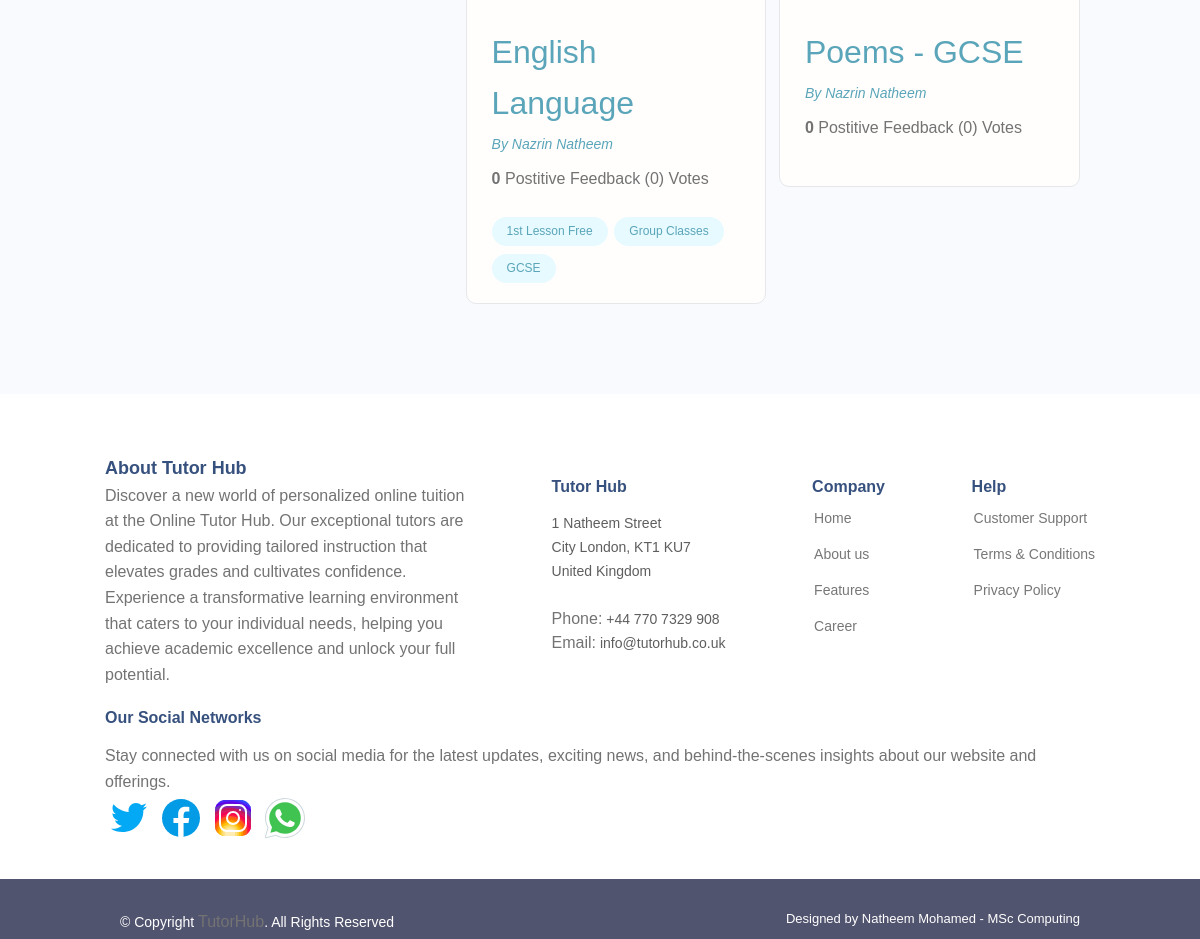
The page /tutor/4141cc1d-3418-45d3-a2b3-c0b39237381e/ (lower part) on the database as committed earlier.
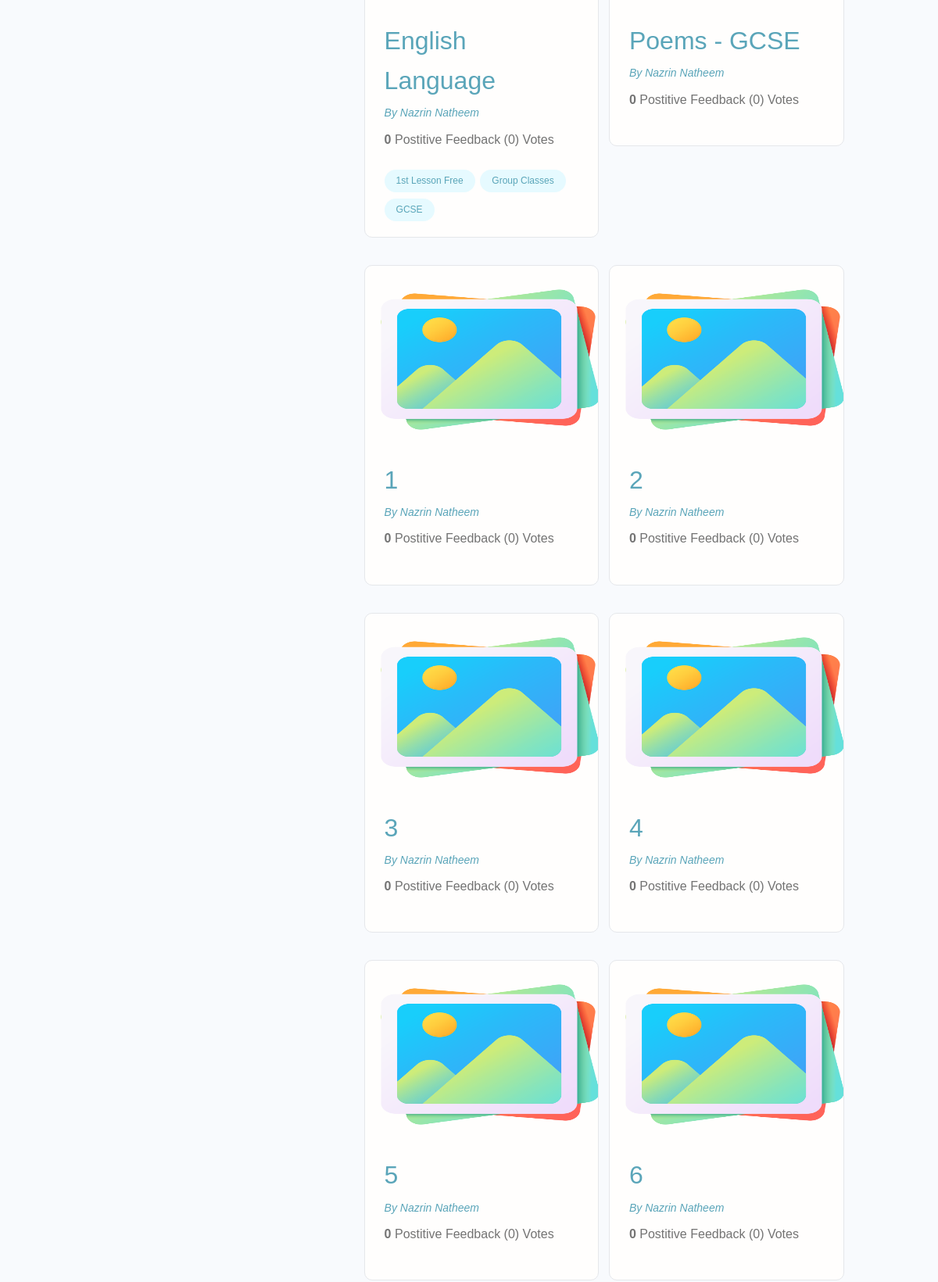
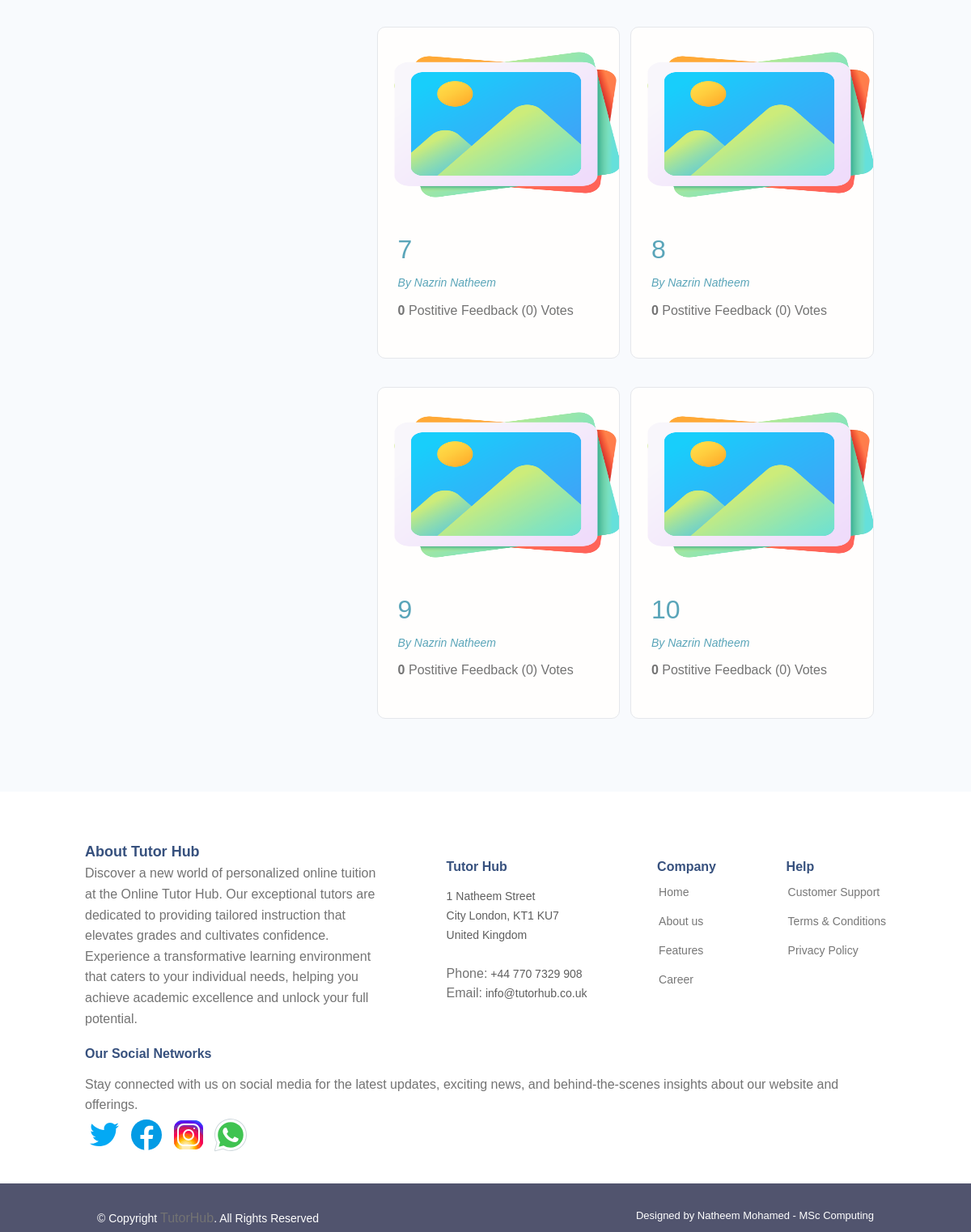
The same page on the database as committed later (2 pictures, top to bottom).
### subjects/models.py (models this page shows, shortened)
class Subject(models.Model):
    owner = models.ForeignKey(TutorProfile, null=True, blank=True, on_delete=models.SET_NULL)
    id = models.UUIDField(default=uuid.uuid4, unique=True, primary_key=True, editable=False)
    title = models.CharField(max_length=200)
    description = models.TextField(null=True, blank=True)
    subject_image = models.ImageField(null=True, blank=True, upload_to='subject-image/' ,default="default-image/default-img.png")
    tags = models.ManyToManyField('Tag', blank=True)
    vote_total = models.IntegerField(default=0, null=True, blank=True)
    vote_ratio = models.IntegerField(default=0, null=True, blank=True)
    created = models.DateTimeField(auto_now_add=True)
    class Meta:
        ordering = ['created']

class Tag(models.Model):
    name = models.CharField(max_length=200)
    created = models.DateTimeField(auto_now_add=True)
    id = models.UUIDField(default=uuid.uuid4, unique=True, primary_key=True, editable=False)
    def __str__(self):
        return self.name

### userprofile/models.py (models this page shows, shortened)
class TutorProfile(models.Model):
    user = models.OneToOneField(settings.AUTH_USER_MODEL, on_delete=models.CASCADE,
                                     null=True, blank=True)
    email = models.EmailField(max_length=500, blank=False, null=True)
    username = models.CharField(max_length=100, blank=False, null=True)
    name = models.CharField(max_length=200, blank=False, null=True)
    first_name = models.CharField(max_length=300, blank=False, null=True)
    last_name = models.CharField(max_length=300, blank=True, null=True)
    location = models.CharField(max_length=500, blank=True, null=True)
    short_intro = models.CharField(max_length=200, blank=True, null=True)
    bio = models.TextField(blank=True, null=True)
    teaching_level = models.ManyToManyField('TeachingLevel', blank=False)
    hourly_rate = models.CharField(max_length=20, blank=True, null=True)
    teaching_subjects = models.ManyToManyField('MainSubjSkill',blank=True)
    profile_image = models.ImageField(null=True, blank=True, upload_to='tutor-profile-img/',
                                      default="defaultprofileimg/default.png")
    created = models.DateTimeField(auto_now_add=True)
    id = models.UUIDField(default=uuid.uuid4,
                          unique=True, primary_key=True, editable=False)

### userprofile/views.py (the view)
# urls.py: path('tutor/<str:pk>/', views.tutorProfile, name="tutor-profile"),
def tutorProfile(request,pk):
    tutorObj = TutorProfile.objects.get(id=pk)
    mainSubjects = tutorObj.mainsubjskill_set.exclude(subject_description__exact="")
    otherSubjects = tutorObj.mainsubjskill_set.filter(subject_description="")
    context = {'tutorObj': tutorObj, 'mainSubjects': mainSubjects,
               'otherSubjects': otherSubjects}
    return render(request, 'userprofile/single-tutor.html', context)

### userprofile/templates/userprofile/single-tutor.html (shortened to what this page needs)
{% extends 'main.html' %}
{% block content %}
<main class="profile my-md">
    <div class="container">
      <div class="layout">
        <div class="column column--1of3">
        </div>
        <div class="column column--2of3">
          <div class="devInfo">
            <div class="grid grid--two">
             {% for subject in tutorObj.subject_set.all %}
              <div class="column">
                <div class="card project">
                  <a href="{% url 'subject' subject.id %}" class="project">
                    <img class="project__thumbnail" src="{{subject.subject_image.url}}" alt="project thumbnail" />
                    <div class="card__body">
                      <h3 class="project__title">{{subject.title}}</h3>
                      <p><a class="project__author" href="profile.html">By {{subject.owner.name}}</a>
                    </p>
                      <p class="project--rating">
                        <span style="font-weight: bold;">{{subject.vote_ratio}}</span> Postitive
                        Feedback ({{subject.vote_total}}) Vote{{subject.vote_total|pluralize:"s"}}
                      </p>
                      <div class="project__tags">
                        {% for tag in subject.tags.all%}
                        <span class="tag tag--pill tag--main">
                          <small>{{tag}}</small>
                        </span>
                        {% endfor %}
                      </div>
                    </div>
                  </a>
                </div>
              </div>
              {% endfor %}
            </div>
          </div>
        </div>
      </div>
    </div>
  </main>
{% endblock content %}

### templates/main.html (shortened to what this page needs)
<!DOCTYPE html>
{% load static  %}
<html>
<head>
     <link rel="stylesheet" href="{% static 'styles/main-styles.css' %}" />
    <link rel='stylesheet' type='text/css' href="{% static 'styles/main.css' %}"/>
</head>
<body>
    {% block content  %}
    {% endblock content %}
    {% include 'footer1.html' %}
</body>
</html>

### templates/navbar.html (shortened to what this page needs)
{% load static %}

### templates/footer1.html (shortened to what this page needs)
{% load static %}
 <footer id="footer">
    <div class="footer-top">
      <div class="container">
        <div class="row">
          <div class="footer-about">
                <h5>About Tutor Hub</h5>
                <p>Discover a new world of personalized online tuition at the Online Tutor Hub. Our exceptional tutors are dedicated to providing tailored instruction that elevates grades and cultivates confidence. Experience a transformative learning environment that caters to your individual needs, helping you achieve academic excellence and unlock your full potential.</p>
          </div>
          <div class="footer-contact">
            <h4>Tutor Hub</h4>
            <p>
              1 Natheem Street <br>
              City London, KT1 KU7<br>
              United Kingdom <br><br>
              <strong>Phone:</strong> +44 770 7329 908<br>
              <strong>Email:</strong> info@tutorhub.co.uk<br>
            </p>
          </div>
          <div class="footer-links">
            <h4>Company</h4>
            <ul>
              <li> <a href="#">Home</a></li>
              <li> <a href="#">About us</a></li>
              <li> <a href="#">Features</a></li>
              <li> <a href="#">Career</a></li>
            </ul>
          </div>
          <div class="footer-links">
            <h4>Help</h4>
            <ul>
              <li> <a href="#">Customer Support</a></li>
              <li> <a href="#">Terms & Conditions</a></li>
              <li> <a href="#">Privacy Policy</a></li>
          </div>
          <div class="footer-links2">
            <h4>Our Social Networks</h4>
            <p>Stay connected with us on social media for the latest updates, exciting news, and behind-the-scenes insights about our website and offerings.</p>
            <div class="social-links">
                <img src="{% static 'images/footer-socials-logo/twitter.svg' %}" alt="Twitter" <a href=""></a>
                <img src="{% static 'images/footer-socials-logo/facebook.svg' %}" alt="Facebook" <a href=""></a>
                <img src="{% static 'images/footer-socials-logo/instagram.svg' %}" alt="Instagram" <a href=""></a>
                <img src="{% static 'images/footer-socials-logo/whatsapp.svg' %}" alt="Whatsapp" <a href=""></a>
            </div>
          </div>
        </div>
      </div>
    </div>
    <div class="container footer-bottom clearfix">
      <div class="copyright">
        &copy; Copyright <strong><span>TutorHub</span></strong>. All Rights Reserved
      </div>
      <div class="credits">
        Designed by <a href="https://bootstrapmade.com/">Natheem Mohamed - MSc Computing </a>
      </div>
    </div>
  </footer>

### static/styles/main-styles.css (style rules this page uses)
* { margin: 0; padding: 0; box-sizing: border-box; text-rendering: optimizeLegibility; color: inherit; font-size: inherit; }
html { font-size: 50%; }
@media only screen and (min-width: 480px) { html { font-size: 56.25%; } }
@media only screen and (min-width: 1200px) { html { font-size: 62.5%; } }
body { line-height: 1.6; font-weight: 400; font-size: 1.5rem; color: var(--color-text); background-color: var(--color-bg); min-height: 100vh; }
.card { border-radius: 1rem; background-color: var(--color-white); border: 1.5px solid var(--color-light); width: auto; height: auto; margin-top: 0.5rem; margin-bottom: 0.5rem; overflow: hidden; }
.card__body, .card__header { padding: 2rem 2.5rem; }
.container { width: 92%; max-width: 165rem; margin: 0 auto; box-sizing: border-box; }
@media screen and (min-width: 1000px) { .container { width: 90%; } }
@media screen and (min-width: 1200px) { .container { width: 80%; } }
.my-md { margin: 3rem auto; }
:root { --color-main: #5aa5b9; --color-main-light: #e6faff; --color-sub: #3f4156; --color-sub-light: #51546e; --color-sub-lighter: #ededfd; --color-text: #737373; --color-gray: #8b8b8b; --color-light: #e5e7eb; --color-light-gray: #767676; --color-bg: #f8fafd; --color-white: #fffefd; --color-white-light: #f3f3f3; --color-success: #359e64; --color-success-bg: #def8e8; --color-error: #fc4b0b; --color-error-bg: #fff2ee; --font-base: 'Poppins', arial, helvetica, 'Segoe UI', roboto, ubuntu, sans-serif; --font-monospace: 'Fira Code', 'Courier New', courier, monospace; --font-regular: 300; --font-medium: 500; --font-bold: 700; --generic-shadow: 1px 1px 5px #00000010; --generic-transition: all 0.3s ease-in-out; }
* { font-family: var(--font-base); }
h3 { font-size: 3.2rem; font-weight: var(--font-medium); }
h4 { font-size: 2.8rem; font-weight: var(--font-medium); }
h5 { font-size: 2.4rem; font-weight: var(--font-medium); }
h5, h6 { font-weight: var(--font-regular); }
p, span, strong { font-size: 1.6rem; color: var(--color-text); font-weight: var(--font-regular); }
strong { font-weight: var(--font-medium); }
a { padding-bottom: 2px; text-decoration: none; display: inline-block; color: var(--color-main); font-weight: var(--font-medium); }
.layout { display: flex; flex-flow: row wrap; justify-content: space-between; }
.layout > .column { margin-bottom: 3rem; }
.layout > .column.column--1of3 { flex-basis: 30%; }
.layout > .column.column--2of3 { flex-basis: 64%; }
.grid { display: flex; flex-wrap: wrap; justify-content: flex-start; align-items: stretch; }
.grid > .column { min-width: 28rem; margin-bottom: 2.5rem; }
.grid--two > .column { flex-basis: 100%; }
@media screen and (min-width: 800px) { .grid--two { margin-right: -2%; } }
@media screen and (min-width: 800px) { .grid--two > .column { margin-right: 2%; } }
@media screen and (min-width: 800px) { .grid--two > .column { flex-basis: 48%; } }
.project__author { font-size: 1.4rem; font-style: italic; }
.project--rating { margin-bottom: 1.6em; margin-top: .5em; }

Rows that differ between the two databases and show on the page:
added Subject: subject_image (placeholder picture), title "1", owner.name "Nazrin Natheem", vote_ratio "0", vote_total "0"
added Subject: subject_image (placeholder picture), title "2", owner.name "Nazrin Natheem", vote_ratio "0", vote_total "0"
added Subject: subject_image (placeholder picture), title "3", owner.name "Nazrin Natheem", vote_ratio "0", vote_total "0"
added Subject: subject_image (placeholder picture), title "4", owner.name "Nazrin Natheem", vote_ratio "0", vote_total "0"
added Subject: subject_image (placeholder picture), title "5", owner.name "Nazrin Natheem", vote_ratio "0", vote_total "0"
added Subject: subject_image (placeholder picture), title "6", owner.name "Nazrin Natheem", vote_ratio "0", vote_total "0"
added Subject: subject_image (placeholder picture), title "7", owner.name "Nazrin Natheem", vote_ratio "0", vote_total "0"
added Subject: subject_image (placeholder picture), title "8", owner.name "Nazrin Natheem", vote_ratio "0", vote_total "0"
added Subject: subject_image (placeholder picture), title "9", owner.name "Nazrin Natheem", vote_ratio "0", vote_total "0"
added Subject: subject_image (placeholder picture), title "10", owner.name "Nazrin Natheem", vote_ratio "0", vote_total "0"
